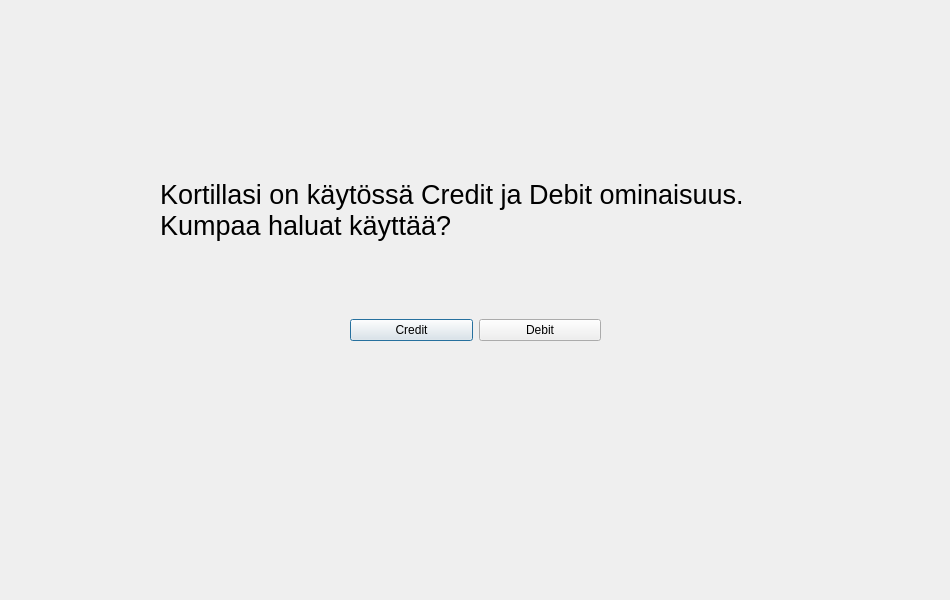
<?xml version="1.0" encoding="UTF-8"?>
<ui version="4.0">
 <class>credit_Debit</class>
 <widget class="QDialog" name="credit_Debit">
  <property name="geometry">
   <rect>
    <x>0</x>
    <y>0</y>
    <width>950</width>
    <height>600</height>
   </rect>
  </property>
  <property name="windowTitle">
   <string>Dialog</string>
  </property>
  <widget class="QLabel" name="label">
   <property name="geometry">
    <rect>
     <x>160</x>
     <y>160</y>
     <width>681</width>
     <height>101</height>
    </rect>
   </property>
   <property name="font">
    <font>
     <pointsize>20</pointsize>
    </font>
   </property>
   <property name="text">
    <string>Kortillasi on käytössä Credit ja Debit ominaisuus. &lt;br&gt; Kumpaa haluat käyttää?</string>
   </property>
  </widget>
  <widget class="QWidget" name="horizontalLayoutWidget">
   <property name="geometry">
    <rect>
     <x>350</x>
     <y>290</y>
     <width>251</width>
     <height>80</height>
    </rect>
   </property>
   <layout class="QHBoxLayout" name="horizontalLayout">
    <item>
     <widget class="QPushButton" name="Credit">
      <property name="text">
       <string>Credit</string>
      </property>
     </widget>
    </item>
    <item>
     <widget class="QPushButton" name="Debit">
      <property name="text">
       <string>Debit</string>
      </property>
     </widget>
    </item>
   </layout>
  </widget>
 </widget>
 <resources/>
 <connections/>
</ui>
